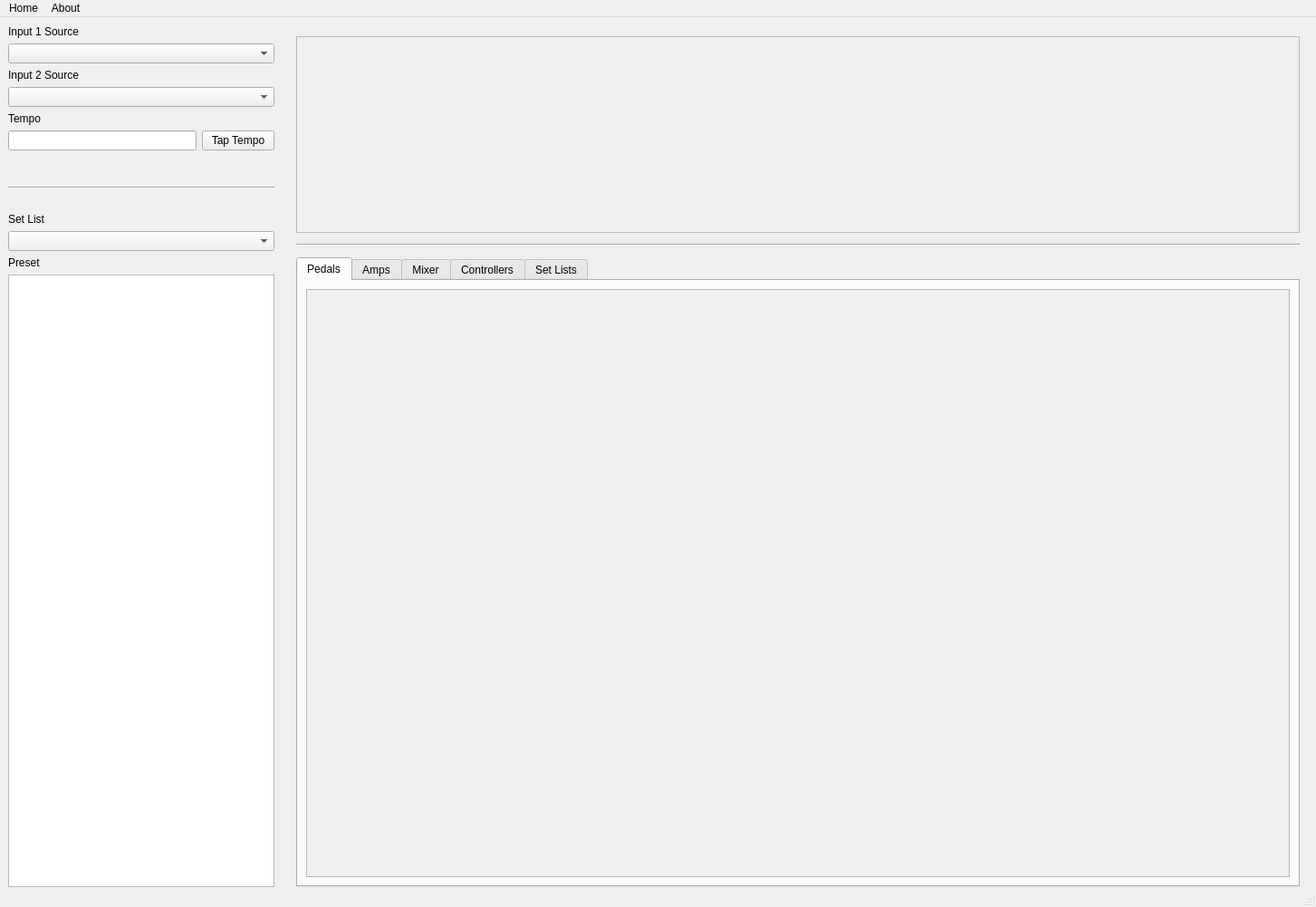
<?xml version="1.0" encoding="UTF-8"?>
<ui version="4.0">
 <class>LPEditUI</class>
 <widget class="QMainWindow" name="LPEditUI">
  <property name="geometry">
   <rect>
    <x>0</x>
    <y>0</y>
    <width>1453</width>
    <height>1001</height>
   </rect>
  </property>
  <property name="windowTitle">
   <string>LPEdit</string>
  </property>
  <widget class="QWidget" name="centralwidget">
   <layout class="QHBoxLayout" name="horizontalLayout_3">
    <property name="rightMargin">
     <number>6</number>
    </property>
    <property name="bottomMargin">
     <number>0</number>
    </property>
    <item>
     <widget class="QWidget" name="leftWidget" native="true">
      <property name="minimumSize">
       <size>
        <width>300</width>
        <height>0</height>
       </size>
      </property>
      <property name="maximumSize">
       <size>
        <width>300</width>
        <height>16777215</height>
       </size>
      </property>
      <layout class="QVBoxLayout" name="verticalLayout">
       <property name="leftMargin">
        <number>0</number>
       </property>
       <property name="topMargin">
        <number>0</number>
       </property>
       <property name="rightMargin">
        <number>6</number>
       </property>
       <property name="bottomMargin">
        <number>0</number>
       </property>
       <item>
        <widget class="QLabel" name="inputSource1Lbl">
         <property name="text">
          <string>Input 1 Source</string>
         </property>
        </widget>
       </item>
       <item>
        <widget class="QComboBox" name="inputSource2"/>
       </item>
       <item>
        <widget class="QLabel" name="inputSource2Lbl">
         <property name="text">
          <string>Input 2 Source</string>
         </property>
        </widget>
       </item>
       <item>
        <widget class="QComboBox" name="comboBox_3"/>
       </item>
       <item>
        <widget class="QLabel" name="tempoLbl">
         <property name="text">
          <string>Tempo</string>
         </property>
        </widget>
       </item>
       <item>
        <layout class="QHBoxLayout" name="tempoLayout">
         <item>
          <widget class="QLineEdit" name="tempo"/>
         </item>
         <item>
          <widget class="QPushButton" name="BPMButton">
           <property name="text">
            <string>Tap Tempo</string>
           </property>
          </widget>
         </item>
        </layout>
       </item>
       <item>
        <spacer name="horizontalSpacer">
         <property name="orientation">
          <enum>Qt::Horizontal</enum>
         </property>
         <property name="sizeHint" stdset="0">
          <size>
           <width>40</width>
           <height>34</height>
          </size>
         </property>
        </spacer>
       </item>
       <item>
        <widget class="Line" name="line">
         <property name="orientation">
          <enum>Qt::Horizontal</enum>
         </property>
        </widget>
       </item>
       <item>
        <spacer name="horizontalSpacer_3">
         <property name="orientation">
          <enum>Qt::Horizontal</enum>
         </property>
         <property name="sizeHint" stdset="0">
          <size>
           <width>40</width>
           <height>20</height>
          </size>
         </property>
        </spacer>
       </item>
       <item>
        <widget class="QLabel" name="setListLbl">
         <property name="text">
          <string>Set List</string>
         </property>
        </widget>
       </item>
       <item>
        <widget class="QComboBox" name="setList"/>
       </item>
       <item>
        <widget class="QLabel" name="presetLbl">
         <property name="text">
          <string>Preset</string>
         </property>
        </widget>
       </item>
       <item>
        <widget class="QTableWidget" name="presetList"/>
       </item>
      </layout>
     </widget>
    </item>
    <item>
     <layout class="QVBoxLayout" name="verticalLayout_2">
      <property name="spacing">
       <number>12</number>
      </property>
      <property name="sizeConstraint">
       <enum>QLayout::SetDefaultConstraint</enum>
      </property>
      <property name="leftMargin">
       <number>12</number>
      </property>
      <property name="topMargin">
       <number>0</number>
      </property>
      <property name="rightMargin">
       <number>12</number>
      </property>
      <property name="bottomMargin">
       <number>0</number>
      </property>
      <item>
       <widget class="QFrame" name="frame">
        <property name="frameShape">
         <enum>QFrame::StyledPanel</enum>
        </property>
        <property name="frameShadow">
         <enum>QFrame::Raised</enum>
        </property>
       </widget>
      </item>
      <item>
       <widget class="QScrollArea" name="scrollArea">
        <property name="minimumSize">
         <size>
          <width>0</width>
          <height>217</height>
         </size>
        </property>
        <property name="maximumSize">
         <size>
          <width>16777215</width>
          <height>217</height>
         </size>
        </property>
        <property name="widgetResizable">
         <bool>true</bool>
        </property>
        <widget class="QWidget" name="pedalBoardView">
         <property name="geometry">
          <rect>
           <x>0</x>
           <y>0</y>
           <width>1107</width>
           <height>213</height>
          </rect>
         </property>
        </widget>
       </widget>
      </item>
      <item>
       <widget class="Line" name="line_2">
        <property name="baseSize">
         <size>
          <width>0</width>
          <height>0</height>
         </size>
        </property>
        <property name="orientation">
         <enum>Qt::Horizontal</enum>
        </property>
       </widget>
      </item>
      <item>
       <widget class="QTabWidget" name="PedalBoardItemSettings">
        <property name="currentIndex">
         <number>0</number>
        </property>
        <widget class="QWidget" name="PedalsTab">
         <attribute name="title">
          <string>Pedals</string>
         </attribute>
         <layout class="QVBoxLayout" name="verticalLayout_4">
          <item>
           <widget class="QScrollArea" name="scrollPedalA">
            <property name="widgetResizable">
             <bool>true</bool>
            </property>
            <widget class="QWidget" name="scrollPedalW">
             <property name="geometry">
              <rect>
               <x>0</x>
               <y>0</y>
               <width>1087</width>
               <height>633</height>
              </rect>
             </property>
             <layout class="QVBoxLayout" name="verticalLayout_3">
              <item>
               <layout class="QVBoxLayout" name="pedalsLayout"/>
              </item>
             </layout>
            </widget>
           </widget>
          </item>
         </layout>
        </widget>
        <widget class="QWidget" name="AmpsTab">
         <attribute name="title">
          <string>Amps</string>
         </attribute>
         <layout class="QGridLayout" name="gridLayout">
          <item row="0" column="0">
           <widget class="QScrollArea" name="scrollAmpA">
            <property name="widgetResizable">
             <bool>true</bool>
            </property>
            <widget class="QWidget" name="scrollAmpW">
             <property name="geometry">
              <rect>
               <x>0</x>
               <y>0</y>
               <width>1087</width>
               <height>633</height>
              </rect>
             </property>
             <layout class="QVBoxLayout" name="verticalLayout_5"/>
            </widget>
           </widget>
          </item>
         </layout>
        </widget>
        <widget class="QWidget" name="MixerTab">
         <attribute name="title">
          <string>Mixer</string>
         </attribute>
        </widget>
        <widget class="QWidget" name="ControllersTab">
         <attribute name="title">
          <string>Controllers</string>
         </attribute>
        </widget>
        <widget class="QWidget" name="SetLists">
         <attribute name="title">
          <string>Set Lists</string>
         </attribute>
         <layout class="QGridLayout" name="gridLayout_2">
          <item row="1" column="3">
           <widget class="QTableWidget" name="set4"/>
          </item>
          <item row="0" column="0">
           <widget class="QLabel" name="set1lbl">
            <property name="text">
             <string>Set 1</string>
            </property>
           </widget>
          </item>
          <item row="1" column="0">
           <widget class="QTableWidget" name="set1"/>
          </item>
          <item row="1" column="2">
           <widget class="QTableWidget" name="set3"/>
          </item>
          <item row="0" column="1">
           <widget class="QLabel" name="set2lbl">
            <property name="text">
             <string>Set 2</string>
            </property>
           </widget>
          </item>
          <item row="3" column="0">
           <widget class="QTableWidget" name="set5"/>
          </item>
          <item row="3" column="3">
           <widget class="QTableWidget" name="set8"/>
          </item>
          <item row="0" column="3">
           <widget class="QLabel" name="set4lbl">
            <property name="text">
             <string>Set 4</string>
            </property>
           </widget>
          </item>
          <item row="1" column="1">
           <widget class="QTableWidget" name="set2"/>
          </item>
          <item row="0" column="2">
           <widget class="QLabel" name="set3lbl">
            <property name="text">
             <string>Set 3</string>
            </property>
           </widget>
          </item>
          <item row="3" column="1">
           <widget class="QTableWidget" name="set6"/>
          </item>
          <item row="3" column="2">
           <widget class="QTableWidget" name="set7"/>
          </item>
          <item row="2" column="0">
           <widget class="QLabel" name="set5lbl">
            <property name="text">
             <string>Set 5</string>
            </property>
           </widget>
          </item>
          <item row="2" column="1">
           <widget class="QLabel" name="set6lbl">
            <property name="text">
             <string>Set 6</string>
            </property>
           </widget>
          </item>
          <item row="2" column="2">
           <widget class="QLabel" name="set7lbl">
            <property name="text">
             <string>Set 7</string>
            </property>
           </widget>
          </item>
          <item row="2" column="3">
           <widget class="QLabel" name="set8lbl">
            <property name="text">
             <string>Set 8</string>
            </property>
           </widget>
          </item>
         </layout>
        </widget>
       </widget>
      </item>
     </layout>
    </item>
   </layout>
  </widget>
  <widget class="QMenuBar" name="menubar">
   <property name="geometry">
    <rect>
     <x>0</x>
     <y>0</y>
     <width>1453</width>
     <height>30</height>
    </rect>
   </property>
   <widget class="QMenu" name="menuHome">
    <property name="title">
     <string>Home</string>
    </property>
    <addaction name="actionSelect_Device"/>
    <addaction name="separator"/>
    <addaction name="actionQuit"/>
   </widget>
   <widget class="QMenu" name="menuAbout">
    <property name="title">
     <string>About</string>
    </property>
    <addaction name="actionAbout"/>
   </widget>
   <addaction name="menuHome"/>
   <addaction name="menuAbout"/>
  </widget>
  <widget class="QStatusBar" name="statusbar"/>
  <action name="actionSelect_Device">
   <property name="text">
    <string>Select Device</string>
   </property>
  </action>
  <action name="actionQuit">
   <property name="text">
    <string>Quit</string>
   </property>
  </action>
  <action name="actionAbout">
   <property name="text">
    <string>About</string>
   </property>
  </action>
 </widget>
 <resources/>
 <connections/>
</ui>
